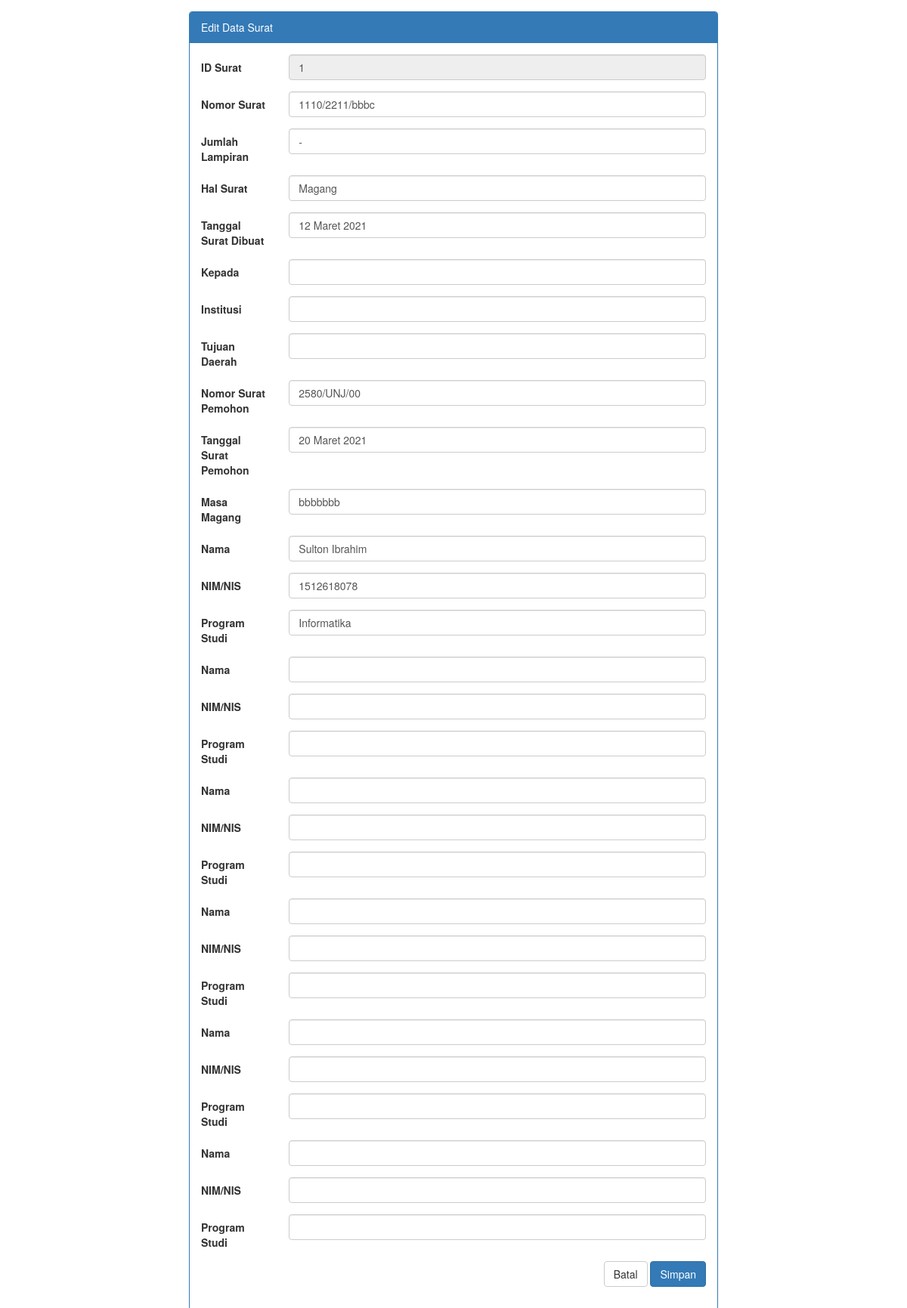
The app's page /home/formedit/1, older data.
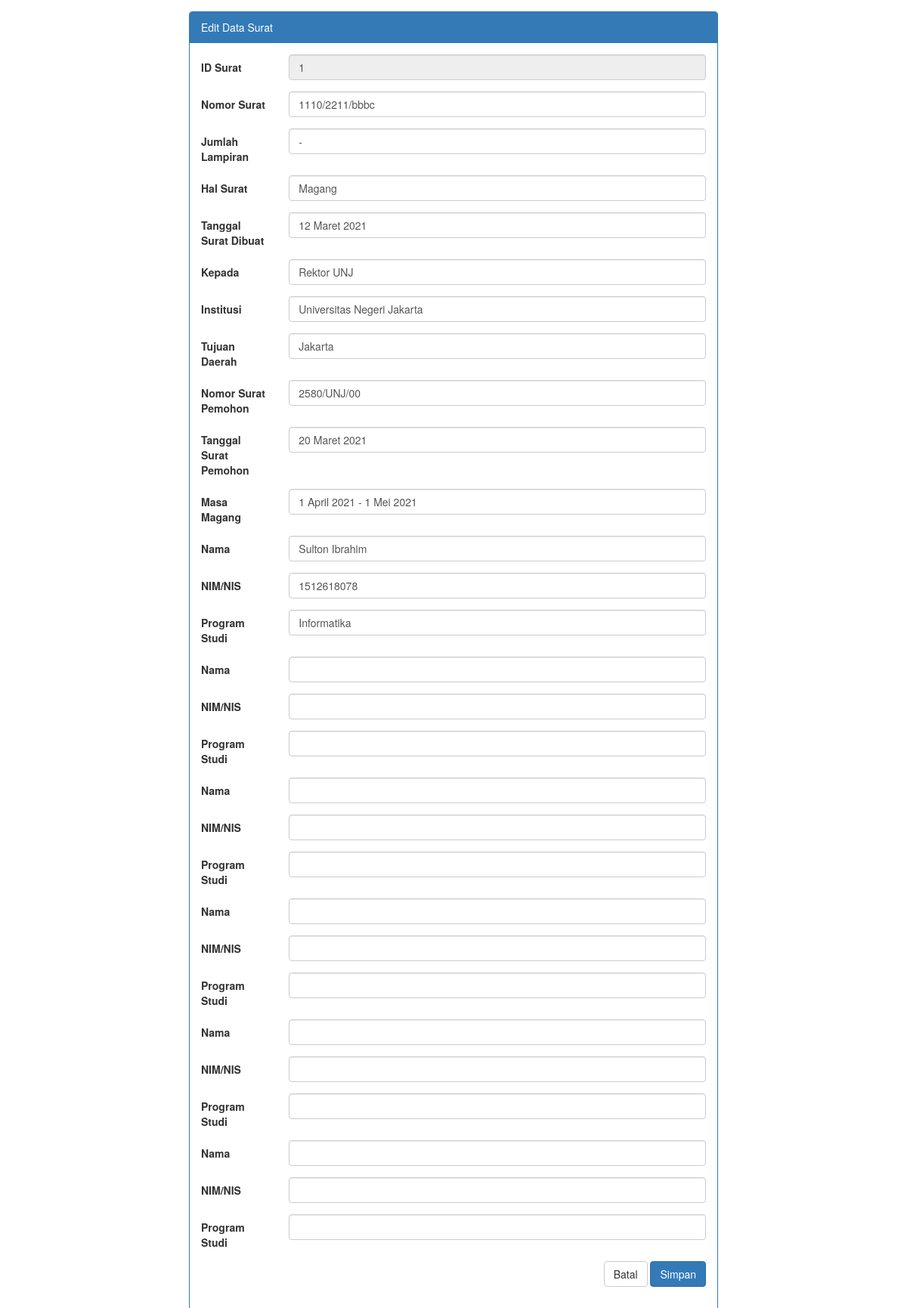
The same page, newer data.
### tables this page shows
CREATE TABLE `surat` (
  `id_surat` int(11) NOT NULL,
  `no_surat` varchar(255) NOT NULL,
  `lampiran` varchar(3) NOT NULL,
  `hal_surat` varchar(255) NOT NULL,
  `tglsurat_dibuat` varchar(255) NOT NULL,
  `kepada_surat` varchar(255) NOT NULL,
  `institusi_surat` varchar(255) NOT NULL,
  `daerah_surat` varchar(255) NOT NULL,
  `no_surat_pemohon` varchar(255) NOT NULL,
  `tglsurat_pemohon` varchar(255) NOT NULL,
  `masa_magang` varchar(255) NOT NULL,
  `nama` varchar(255) NOT NULL,
  `nim` varchar(255) NOT NULL,
  `program_studi` varchar(255) NOT NULL,
  `nama2` varchar(255) NOT NULL,
  `nim2` varchar(255) NOT NULL,
  `program_studi2` varchar(255) NOT NULL,
  `nama3` varchar(255) NOT NULL,
  `nim3` varchar(255) NOT NULL,
  `program_studi3` varchar(255) NOT NULL,
  `nama4` varchar(255) NOT NULL,
  `nim4` varchar(255) NOT NULL,
  `program_studi4` varchar(255) NOT NULL,
  `nama5` varchar(255) NOT NULL,
  `nim5` varchar(255) NOT NULL,
  `program_studi5` varchar(255) NOT NULL,
  `nama6` varchar(255) NOT NULL,
  `nim6` varchar(255) NOT NULL,
  `program_studi6` varchar(255) NOT NULL,
  `siswa` varchar(255) NOT NULL
);

### application/controllers/Home.php (called while the page is built, shortened)
<?php
class Home extends CI_Controller
{
	public function __construct()
	{
		$this->load->model('model_surat');
		$this->load->helper(['url_helper', 'form']);
		$this->load->library(['form_validation', 'session', 'pdf']);
	}
	public function formedit($id)
	{
		$data['title'] = 'Edit Data | Test tampil Database';
		$data['db'] = $this->model_surat->edit_surat($id);
		$this->load->view('templates/header', $data);
		$this->load->view('formedit', $data);
		$this->load->view('templates/footer');
	}
}

### index.php (called while the page is built, shortened)
<?php
require_once BASEPATH.'core/CodeIgniter.php';

### application/config/database.php (called while the page is built, shortened)
<?php
$db['default'] = array(
	'dsn'	=> '',
	'hostname' => 'localhost',
	'username' => 'root',
	'password' => '',
	'database' => 'database_surat',
	'dbdriver' => 'mysqli',
	'dbprefix' => '',
	'pconnect' => FALSE,
	'db_debug' => (ENVIRONMENT !== 'production'),
	'cache_on' => FALSE,
	'cachedir' => '',
	'char_set' => 'utf8',
	'dbcollat' => 'utf8_general_ci',
	'swap_pre' => '',
	'encrypt' => FALSE,
	'compress' => FALSE,
	'stricton' => FALSE,
	'failover' => array(),
	'save_queries' => TRUE
);

### application/models/model_surat.php (called while the page is built, shortened)
<?php
class model_surat extends CI_Model
{
	public function edit_surat($id)
	{
		$query = $this->db->get_where('surat', ['id_surat' => $id]);
		return $query->row();
	}
}

### application/views/formedit.php (the view, shortened to what this page needs)
<section class="container-fluid">
	<div class="row">
		<div class="form-input clearfix">
			<div class="col-md-auto">
				<div class="panel panel-primary">
					<div class="panel-heading">Edit Data Surat</div>
					<div class="panel-body">
						<?php echo form_open('home/updatesurat/' . $db->id_surat, ['class' => 'form-horizontal', 'method' => 'post']); ?>
						<div class="form-group <?php echo (form_error('id_surat') != '') ? 'has-error has-feedback' : '' ?>">
							<label for="id_surat" class="control-label col-sm-2">ID Surat </label>
							<div class="col-sm-10">
								<input type="text" class="form-control" name="id_surat" value="<?php echo set_value('id_surat', $db->id_surat); ?>" readonly>
							</div>
						</div>
						<div class="form-group">
							<label for="no_surat" class="control-label col-sm-2">Nomor Surat </label>
							<div class="col-sm-10">
								<input type="text" class="form-control" name="no_surat" value="<?php echo set_value('no_surat', $db->no_surat); ?>">
							</div>
						</div>
						<div class="form-group">
							<label for="lampiran" class="control-label col-sm-2">Jumlah Lampiran </label>
							<div class="col-sm-10">
								<input type="text" class="form-control" name="lampiran" value="<?php echo set_value('lampiran', $db->lampiran); ?>">
							</div>
						</div>
						<div class="form-group">
							<label for="hal_surat" class="control-label col-sm-2">Hal Surat </label>
							<div class="col-sm-10">
								<input type="text" class="form-control" name="hal_surat" value="<?php echo set_value('hal_surat', $db->hal_surat); ?>">
							</div>
						</div>
						<div class="form-group">
							<label for="tglsurat_dibuat" class="control-label col-sm-2">Tanggal Surat Dibuat </label>
							<div class="col-sm-10">
								<input type="text" class="form-control" name="tglsurat_dibuat" value="<?php echo set_value('tglsurat_dibuat', $db->tglsurat_dibuat); ?>">
							</div>
						</div>
						<div class="form-group">
							<label for="kepada_surat" class="control-label col-sm-2">Kepada </label>
							<div class="col-sm-10">
								<input type="text" class="form-control" name="kepada_surat" value="<?php echo set_value('kepada_surat', $db->kepada_surat); ?>">
							</div>
						</div>
						<div class="form-group">
							<label for="institusi_surat" class="control-label col-sm-2">Institusi </label>
							<div class="col-sm-10">
								<input type="text" class="form-control" name="institusi_surat" value="<?php echo set_value('institusi_surat', $db->institusi_surat); ?>">
							</div>
						</div>
						<div class="form-group">
							<label for="daerah_surat" class="control-label col-sm-2">Tujuan Daerah </label>
							<div class="col-sm-10">
								<input type="text" class="form-control" name="daerah_surat" value="<?php echo set_value('daerah_surat', $db->daerah_surat); ?>">
							</div>
						</div>
						<div class="form-group">
							<label for="no_surat_pemohon" class="control-label col-sm-2">Nomor Surat Pemohon</label>
							<div class="col-sm-10">
								<input type="text" class="form-control" name="no_surat_pemohon" value="<?php echo set_value('no_surat_pemohon', $db->no_surat_pemohon); ?>">
							</div>
						</div>
						<div class="form-group">
							<label for="tglsurat_pemohon" class="control-label col-sm-2">Tanggal Surat Pemohon</label>
							<div class="col-sm-10">
								<input type="text" class="form-control" name="tglsurat_pemohon" value="<?php echo set_value('tglsurat_pemohon', $db->tglsurat_pemohon); ?>">
							</div>
						</div>
						<div class="form-group">
							<label for="masa_magang" class="control-label col-sm-2">Masa Magang </label>
							<div class="col-sm-10">
								<input type="text" class="form-control" name="masa_magang" value="<?php echo set_value('masa_magang', $db->masa_magang); ?>">
							</div>
						</div>
						<div class="form-group">
							<label for="nama" class="control-label col-sm-2">Nama </label>
							<div class="col-sm-10">
								<input type="text" class="form-control" name="nama" value="<?php echo set_value('nama', $db->nama); ?>">
							</div>
						</div>
						<div class="form-group">
							<label for="nim" class="control-label col-sm-2">NIM/NIS </label>
							<div class="col-sm-10">
								<input type="text" class="form-control" name="nim" value="<?php echo set_value('nim', $db->nim); ?>">
							</div>
						</div>
						<div class="form-group">
							<label for="program_studi" class="control-label col-sm-2">Program Studi </label>
							<div class="col-sm-10">
								<input type="text" class="form-control" name="program_studi" value="<?php echo set_value('program_studi', $db->program_studi); ?>">
							</div>
						</div>
						<div class="form-group">
							<label for="nama" class="control-label col-sm-2">Nama </label>
							<div class="col-sm-10">
								<input type="text" class="form-control" name="nama" value="<?php echo set_value('nama', $db->nama2); ?>">
							</div>
						</div>
						<div class="form-group">
							<label for="nim" class="control-label col-sm-2">NIM/NIS </label>
							<div class="col-sm-10">
								<input type="text" class="form-control" name="nim" value="<?php echo set_value('nim', $db->nim2); ?>">
							</div>
						</div>
						<div class="form-group">
							<label for="program_studi" class="control-label col-sm-2">Program Studi </label>
							<div class="col-sm-10">
								<input type="text" class="form-control" name="program_studi" value="<?php echo set_value('program_studi', $db->program_studi2); ?>">
							</div>
						</div>
						<div class="form-group">
							<label for="nama" class="control-label col-sm-2">Nama </label>
							<div class="col-sm-10">
								<input type="text" class="form-control" name="nama" value="<?php echo set_value('nama', $db->nama3); ?>">
							</div>
						</div>
						<div class="form-group">
							<label for="nim" class="control-label col-sm-2">NIM/NIS </label>
							<div class="col-sm-10">
								<input type="text" class="form-control" name="nim" value="<?php echo set_value('nim', $db->nim3); ?>">
							</div>
						</div>
						<div class="form-group">
							<label for="program_studi" class="control-label col-sm-2">Program Studi </label>
							<div class="col-sm-10">
								<input type="text" class="form-control" name="program_studi" value="<?php echo set_value('program_studi', $db->program_studi3); ?>">
							</div>
						</div>
						<div class="form-group">
							<label for="nama" class="control-label col-sm-2">Nama </label>
							<div class="col-sm-10">
								<input type="text" class="form-control" name="nama" value="<?php echo set_value('nama', $db->nama4); ?>">
							</div>
						</div>
						<div class="form-group">
							<label for="nim" class="control-label col-sm-2">NIM/NIS </label>
							<div class="col-sm-10">
								<input type="text" class="form-control" name="nim" value="<?php echo set_value('nim', $db->nim4); ?>">
							</div>
						</div>
						<div class="form-group">
							<label for="program_studi" class="control-label col-sm-2">Program Studi </label>
							<div class="col-sm-10">
								<input type="text" class="form-control" name="program_studi" value="<?php echo set_value('program_studi', $db->program_studi4); ?>">
							</div>
						</div>
						<div class="form-group">
							<label for="nama" class="control-label col-sm-2">Nama </label>
							<div class="col-sm-10">
								<input type="text" class="form-control" name="nama" value="<?php echo set_value('nama', $db->nama5); ?>">
							</div>
						</div>
						<div class="form-group">
							<label for="nim" class="control-label col-sm-2">NIM/NIS </label>
							<div class="col-sm-10">
								<input type="text" class="form-control" name="nim" value="<?php echo set_value('nim', $db->nim5); ?>">
							</div>
						</div>
						<div class="form-group">
							<label for="program_studi" class="control-label col-sm-2">Program Studi </label>
							<div class="col-sm-10">
								<input type="text" class="form-control" name="program_studi" value="<?php echo set_value('program_studi', $db->program_studi5); ?>">
							</div>
						</div>
						<div class="form-group">
							<label for="nama" class="control-label col-sm-2">Nama </label>
							<div class="col-sm-10">
								<input type="text" class="form-control" name="nama" value="<?php echo set_value('nama', $db->nama6); ?>">
							</div>
						</div>
						<div class="form-group">
							<label for="nim" class="control-label col-sm-2">NIM/NIS </label>
							<div class="col-sm-10">
								<input type="text" class="form-control" name="nim" value="<?php echo set_value('nim', $db->nim6); ?>">
							</div>
						</div>
						<div class="form-group">
							<label for="program_studi" class="control-label col-sm-2">Program Studi </label>
							<div class="col-sm-10">
								<input type="text" class="form-control" name="program_studi" value="<?php echo set_value('program_studi', $db->program_studi6); ?>">
							</div>
						</div>
						<div class="form-group">
							<div class="btn-form col-sm-12">
								<a href="<?php echo base_url('home/lihatdata'); ?>"><button type="button" class='btn btn-default'>Batal</button></a>
								<button type="submit" class='btn btn-primary'>Simpan</button>
							</div>
						</div>
						<?php echo form_close(); ?>
					</div>
				</div>
			</div>
		</div>
	</div>
</section>

### application/views/templates/header.php (shortened to what this page needs)
<!DOCTYPE html>
<html>
<head>
	<link rel="stylesheet" href="<?php echo base_url('assets/bootstrap/css/bootstrap.min.css'); ?>">
</head>
<body>

### application/views/templates/footer.php (shortened to what this page needs)
</body>
</html>

### application/views/templates/header.php (style rules this page uses)
.container-fluid { padding: 15px; }
.control-label { text-align: left !important; }
.form-input { max-width: 700px; margin: 0 auto; }
.btn-form { text-align: right; }

Row changes from the older to the newer data that the page shows:
changed surat "1110/2211/bbbc": kepada_surat (not shown) → "Rektor UNJ"; institusi_surat (not shown) → "Universitas Negeri Jakarta"; daerah_surat (not shown) → "Jakarta"; masa_magang "bbbbbbb" → "1 April 2021 - 1 Mei 2021"
